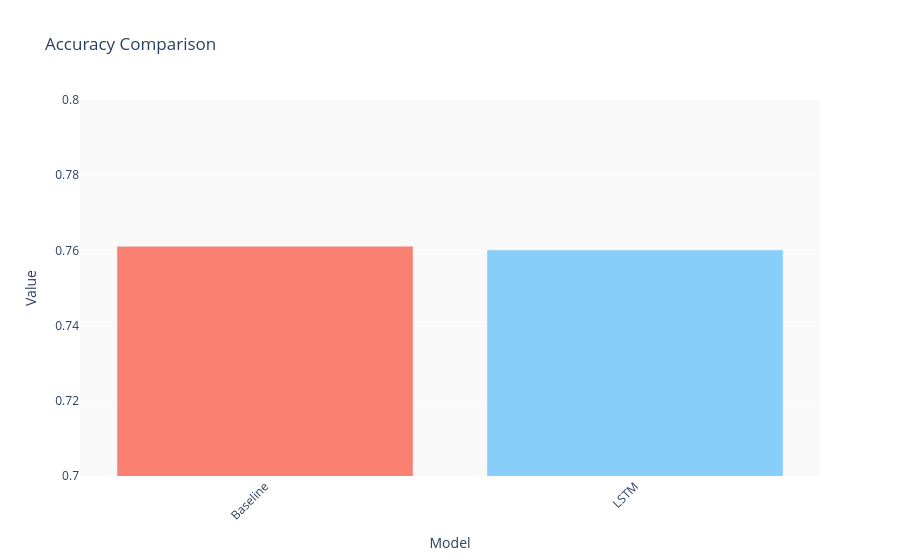

The cell this chart's notebook holds for it:
### Code cell
%matplotlib inline  
import plotly.graph_objects as go

# Extract the keys and values from both dictionaries
keys = list(performance.keys())
values1 = [item[1] for item in performance.values()]

# Sort the keys and values1 in descending order based on values1
sorted_indices = sorted(range(len(values1)), key=lambda k: values1[k], reverse=True)
keys_sorted = [keys[i] for i in sorted_indices][:7]
values1_sorted = [values1[i] for i in sorted_indices][:7]

# Create a custom color palette with visually appealing colors
colors = ['lightgray' if key not in ['LSTM', 'Baseline'] else 'lightskyblue' if key == 'LSTM' else 'salmon' for key in keys_sorted]

# Create the grouped bar plot using Plotly
fig = go.Figure()

# Add the bar trace
fig.add_trace(go.Bar(x=keys_sorted, y=values1_sorted, marker_color=colors))

# Set the y-axis range from 0.5 to 1
fig.update_yaxes(range=[0.7, 0.8])

# Add labels and title
fig.update_layout(
    xaxis_title='Model',
    yaxis_title='Value',
    title='Accuracy Comparison',
    xaxis=dict(tickangle=-45),
)

# Set the background color for better contrast
fig.update_layout(
    plot_bgcolor='#f9f9f9',
)

# Show the plot
fig.show()

### Figure 1 — Plotly figure (JSON) as saved in the notebook; plotly's stock layout.template omitted (floating-point values rounded to 4 significant figures)
{"data": [{"marker": {"color": ["salmon", "lightskyblue"]}, "type": "bar", "x": ["Baseline", "LSTM"], "y": [0.7611, 0.7601]}], "layout": {"plot_bgcolor": "#f9f9f9", "title": {"text": "Accuracy Comparison"}, "xaxis": {"tickangle": -45, "title": {"text": "Model"}}, "yaxis": {"range": [0.7, 0.8], "title": {"text": "Value"}}}}
